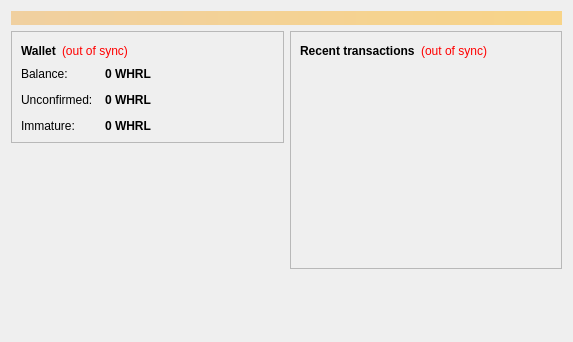
<?xml version="1.0" encoding="UTF-8"?>
<ui version="4.0">
 <class>OverviewPage</class>
 <widget class="QWidget" name="OverviewPage">
  <property name="geometry">
   <rect>
    <x>0</x>
    <y>0</y>
    <width>573</width>
    <height>342</height>
   </rect>
  </property>
  <property name="windowTitle">
   <string>Form</string>
  </property>
  <layout class="QVBoxLayout" name="topLayout">
   <item>
    <widget class="QLabel" name="labelAlerts">
     <property name="visible">
      <bool>false</bool>
     </property>
     <property name="styleSheet">
      <string notr="true">background-color: qlineargradient(x1: 0, y1: 0, x2: 1, y2: 0, stop:0 #F0D0A0, stop:1 #F8D488); color:#000000;</string>
     </property>
     <property name="wordWrap">
      <bool>true</bool>
     </property>
     <property name="margin">
      <number>3</number>
     </property>
    </widget>
   </item>
   <item>
    <layout class="QHBoxLayout" name="horizontalLayout" stretch="1,1">
     <item>
      <layout class="QVBoxLayout" name="verticalLayout_2">
       <item>
        <widget class="QFrame" name="frame">
         <property name="frameShape">
          <enum>QFrame::StyledPanel</enum>
         </property>
         <property name="frameShadow">
          <enum>QFrame::Raised</enum>
         </property>
         <layout class="QVBoxLayout" name="verticalLayout_4">
          <item>
           <layout class="QHBoxLayout" name="horizontalLayout_4">
            <item>
             <widget class="QLabel" name="label_5">
              <property name="font">
               <font>
                <weight>75</weight>
                <bold>true</bold>
               </font>
              </property>
              <property name="text">
               <string>Wallet</string>
              </property>
             </widget>
            </item>
            <item>
             <widget class="QLabel" name="labelWalletStatus">
              <property name="toolTip">
               <string>The displayed information may be out of date. Your wallet automatically synchronizes with the WhirlCoin network after a connection is established, but this process has not completed yet.</string>
              </property>
              <property name="styleSheet">
               <string notr="true">QLabel { color: red; }</string>
              </property>
              <property name="text">
               <string notr="true">(out of sync)</string>
              </property>
              <property name="alignment">
               <set>Qt::AlignLeading|Qt::AlignLeft|Qt::AlignVCenter</set>
              </property>
             </widget>
            </item>
            <item>
             <spacer name="horizontalSpacer_2">
              <property name="orientation">
               <enum>Qt::Horizontal</enum>
              </property>
              <property name="sizeHint" stdset="0">
               <size>
                <width>40</width>
                <height>20</height>
               </size>
              </property>
             </spacer>
            </item>
           </layout>
          </item>
          <item>
           <layout class="QFormLayout" name="formLayout_2">
            <property name="fieldGrowthPolicy">
             <enum>QFormLayout::AllNonFixedFieldsGrow</enum>
            </property>
            <property name="horizontalSpacing">
             <number>12</number>
            </property>
            <property name="verticalSpacing">
             <number>12</number>
            </property>
            <item row="0" column="0">
             <widget class="QLabel" name="label">
              <property name="text">
               <string>Balance:</string>
              </property>
             </widget>
            </item>
            <item row="0" column="1">
             <widget class="QLabel" name="labelBalance">
              <property name="font">
               <font>
                <weight>75</weight>
                <bold>true</bold>
               </font>
              </property>
              <property name="cursor">
               <cursorShape>IBeamCursor</cursorShape>
              </property>
              <property name="toolTip">
               <string>Your current balance</string>
              </property>
              <property name="text">
               <string notr="true">0 WHRL</string>
              </property>
              <property name="textInteractionFlags">
               <set>Qt::LinksAccessibleByMouse|Qt::TextSelectableByKeyboard|Qt::TextSelectableByMouse</set>
              </property>
             </widget>
            </item>
            <item row="1" column="0">
             <widget class="QLabel" name="label_3">
              <property name="text">
               <string>Unconfirmed:</string>
              </property>
             </widget>
            </item>
            <item row="1" column="1">
             <widget class="QLabel" name="labelUnconfirmed">
              <property name="font">
               <font>
                <weight>75</weight>
                <bold>true</bold>
               </font>
              </property>
              <property name="cursor">
               <cursorShape>IBeamCursor</cursorShape>
              </property>
              <property name="toolTip">
               <string>Total of transactions that have yet to be confirmed, and do not yet count toward the current balance</string>
              </property>
              <property name="text">
               <string notr="true">0 WHRL</string>
              </property>
              <property name="textInteractionFlags">
               <set>Qt::LinksAccessibleByMouse|Qt::TextSelectableByKeyboard|Qt::TextSelectableByMouse</set>
              </property>
             </widget>
            </item>
            <item row="2" column="0">
             <widget class="QLabel" name="labelImmatureText">
              <property name="text">
               <string>Immature:</string>
              </property>
             </widget>
            </item>
            <item row="2" column="1">
             <widget class="QLabel" name="labelImmature">
              <property name="font">
               <font>
                <weight>75</weight>
                <bold>true</bold>
               </font>
              </property>
              <property name="toolTip">
               <string>Mined balance that has not yet matured</string>
              </property>
              <property name="text">
               <string notr="true">0 WHRL</string>
              </property>
              <property name="textInteractionFlags">
               <set>Qt::LinksAccessibleByMouse|Qt::TextSelectableByKeyboard|Qt::TextSelectableByMouse</set>
              </property>
             </widget>
            </item>
           </layout>
          </item>
         </layout>
        </widget>
       </item>
       <item>
        <spacer name="verticalSpacer">
         <property name="orientation">
          <enum>Qt::Vertical</enum>
         </property>
         <property name="sizeHint" stdset="0">
          <size>
           <width>20</width>
           <height>40</height>
          </size>
         </property>
        </spacer>
       </item>
      </layout>
     </item>
     <item>
      <layout class="QVBoxLayout" name="verticalLayout_3">
       <item>
        <widget class="QFrame" name="frame_2">
         <property name="frameShape">
          <enum>QFrame::StyledPanel</enum>
         </property>
         <property name="frameShadow">
          <enum>QFrame::Raised</enum>
         </property>
         <layout class="QVBoxLayout" name="verticalLayout">
          <item>
           <layout class="QHBoxLayout" name="horizontalLayout_2">
            <item>
             <widget class="QLabel" name="label_4">
              <property name="text">
               <string>&lt;b&gt;Recent transactions&lt;/b&gt;</string>
              </property>
             </widget>
            </item>
            <item>
             <widget class="QLabel" name="labelTransactionsStatus">
              <property name="toolTip">
               <string>The displayed information may be out of date. Your wallet automatically synchronizes with the WhirlCoin network after a connection is established, but this process has not completed yet.</string>
              </property>
              <property name="styleSheet">
               <string notr="true">QLabel { color: red; }</string>
              </property>
              <property name="text">
               <string notr="true">(out of sync)</string>
              </property>
              <property name="alignment">
               <set>Qt::AlignRight|Qt::AlignTrailing|Qt::AlignVCenter</set>
              </property>
             </widget>
            </item>
            <item>
             <spacer name="horizontalSpacer">
              <property name="orientation">
               <enum>Qt::Horizontal</enum>
              </property>
              <property name="sizeHint" stdset="0">
               <size>
                <width>40</width>
                <height>20</height>
               </size>
              </property>
             </spacer>
            </item>
           </layout>
          </item>
          <item>
           <widget class="QListView" name="listTransactions">
            <property name="styleSheet">
             <string notr="true">QListView { background: transparent; }</string>
            </property>
            <property name="frameShape">
             <enum>QFrame::NoFrame</enum>
            </property>
            <property name="verticalScrollBarPolicy">
             <enum>Qt::ScrollBarAlwaysOff</enum>
            </property>
            <property name="horizontalScrollBarPolicy">
             <enum>Qt::ScrollBarAlwaysOff</enum>
            </property>
            <property name="selectionMode">
             <enum>QAbstractItemView::NoSelection</enum>
            </property>
           </widget>
          </item>
         </layout>
        </widget>
       </item>
       <item>
        <spacer name="verticalSpacer_2">
         <property name="orientation">
          <enum>Qt::Vertical</enum>
         </property>
         <property name="sizeHint" stdset="0">
          <size>
           <width>20</width>
           <height>40</height>
          </size>
         </property>
        </spacer>
       </item>
      </layout>
     </item>
    </layout>
   </item>
  </layout>
 </widget>
 <resources/>
 <connections/>
</ui>
